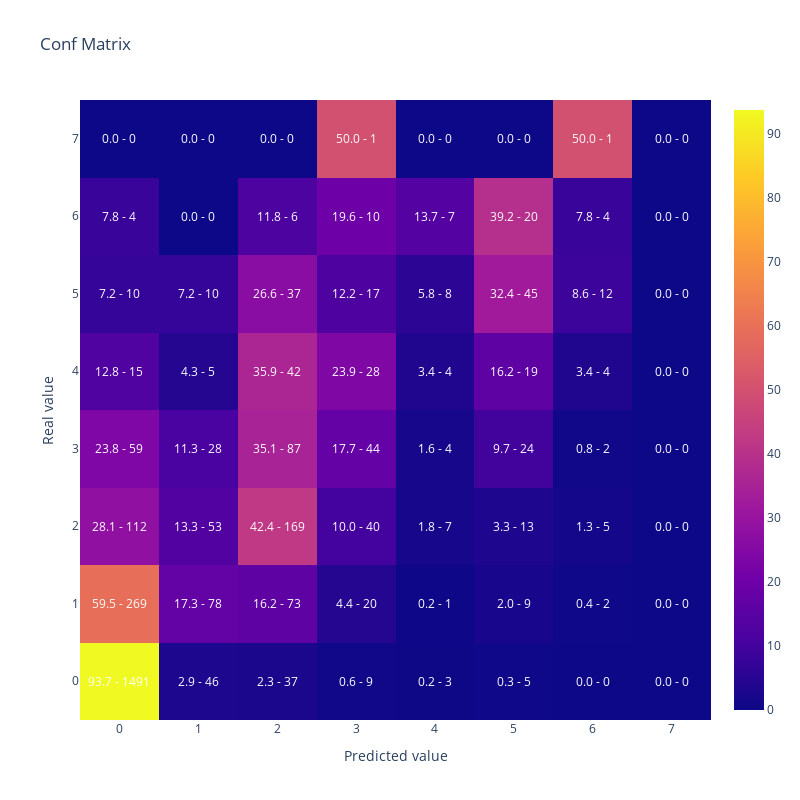

Notebook cell for this chart:
### Code cell
# Evaluar el modelo en el conjunto de prueba
y_pred = lgb_model.predict(X_test).argmax(axis=1)
kappa_score = cohen_kappa_score(y_test, y_pred, weights='quadratic')
accuracy = accuracy_score(y_test, y_pred)
balanced_accuracy = balanced_accuracy_score(y_test, y_pred)

print(f'Kappa: {kappa_score}')
print(f'Accuracy: {accuracy}')
print(f'Balanced Accuracy: {balanced_accuracy}')

# Mostrar la matriz de confusión
display(plot_confusion_matrix(y_test, y_pred))

# Información adicional del modelo
print("Reporte de clasificación:\n", classification_report(y_test, y_pred))
lgb.plot_importance(lgb_model, height=0.5, figsize=(10, 12))
plt.show()

# Tamaño total del dataset de entrenamiento
total_data = X_train.shape[0]
train_data = X_train.shape[0]
percentage_used = (train_data / total_data) * 100

print(f"Total de datos en el dataset de entrenamiento: {total_data}")
print(f"Datos utilizados en el entrenamiento actual: {train_data}")
print(f"Porcentaje de datos utilizados: {percentage_used:.2f}%")

### Figure 1 — Plotly figure (JSON) as saved in the notebook; plotly's stock layout.template omitted (floating-point values rounded to 4 significant figures)
{"data": [{"type": "heatmap", "x": [0, 1, 2, 3, 4, 5, 6, 7], "y": [0, 1, 2, 3, 4, 5, 6, 7], "z": [[93.71, 2.891, 2.326, 0.5657, 0.1886, 0.3143, 0, 0], [59.51, 17.26, 16.15, 4.425, 0.2212, 1.991, 0.4425, 0], [28.07, 13.28, 42.36, 10.03, 1.754, 3.258, 1.253, 0], [23.79, 11.29, 35.08, 17.74, 1.613, 9.677, 0.8065, 0], [12.82, 4.274, 35.9, 23.93, 3.419, 16.24, 3.419, 0], [7.194, 7.194, 26.62, 12.23, 5.755, 32.37, 8.633, 0], [7.843, 0, 11.76, 19.61, 13.73, 39.22, 7.843, 0], [0, 0, 0, 50, 0, 0, 50, 0]]}], "layout": {"annotations": [{"font": {"color": "white"}, "showarrow": false, "text": "93.7 - 1491", "x": 0, "xref": "x", "y": 0, "yref": "y"}, {"font": {"color": "white"}, "showarrow": false, "text": "2.9 - 46", "x": 1, "xref": "x", "y": 0, "yref": "y"}, {"font": {"color": "white"}, "showarrow": false, "text": "2.3 - 37", "x": 2, "xref": "x", "y": 0, "yref": "y"}, {"font": {"color": "white"}, "showarrow": false, "text": "0.6 - 9", "x": 3, "xref": "x", "y": 0, "yref": "y"}, {"font": {"color": "white"}, "showarrow": false, "text": "0.2 - 3", "x": 4, "xref": "x", "y": 0, "yref": "y"}, {"font": {"color": "white"}, "showarrow": false, "text": "0.3 - 5", "x": 5, "xref": "x", "y": 0, "yref": "y"}, {"font": {"color": "white"}, "showarrow": false, "text": "0.0 - 0", "x": 6, "xref": "x", "y": 0, "yref": "y"}, {"font": {"color": "white"}, "showarrow": false, "text": "0.0 - 0", "x": 7, "xref": "x", "y": 0, "yref": "y"}, {"font": {"color": "white"}, "showarrow": false, "text": "59.5 - 269", "x": 0, "xref": "x", "y": 1, "yref": "y"}, {"font": {"color": "white"}, "showarrow": false, "text": "17.3 - 78", "x": 1, "xref": "x", "y": 1, "yref": "y"}, {"font": {"color": "white"}, "showarrow": false, "text": "16.2 - 73", "x": 2, "xref": "x", "y": 1, "yref": "y"}, {"font": {"color": "white"}, "showarrow": false, "text": "4.4 - 20", "x": 3, "xref": "x", "y": 1, "yref": "y"}, {"font": {"color": "white"}, "showarrow": false, "text": "0.2 - 1", "x": 4, "xref": "x", "y": 1, "yref": "y"}, {"font": {"color": "white"}, "showarrow": false, "text": "2.0 - 9", "x": 5, "xref": "x", "y": 1, "yref": "y"}, {"font": {"color": "white"}, "showarrow": false, "text": "0.4 - 2", "x": 6, "xref": "x", "y": 1, "yref": "y"}, {"font": {"color": "white"}, "showarrow": false, "text": "0.0 - 0", "x": 7, "xref": "x", "y": 1, "yref": "y"}, {"font": {"color": "white"}, "showarrow": false, "text": "28.1 - 112", "x": 0, "xref": "x", "y": 2, "yref": "y"}, {"font": {"color": "white"}, "showarrow": false, "text": "13.3 - 53", "x": 1, "xref": "x", "y": 2, "yref": "y"}, {"font": {"color": "white"}, "showarrow": false, "text": "42.4 - 169", "x": 2, "xref": "x", "y": 2, "yref": "y"}, {"font": {"color": "white"}, "showarrow": false, "text": "10.0 - 40", "x": 3, "xref": "x", "y": 2, "yref": "y"}, {"font": {"color": "white"}, "showarrow": false, "text": "1.8 - 7", "x": 4, "xref": "x", "y": 2, "yref": "y"}, {"font": {"color": "white"}, "showarrow": false, "text": "3.3 - 13", "x": 5, "xref": "x", "y": 2, "yref": "y"}, {"font": {"color": "white"}, "showarrow": false, "text": "1.3 - 5", "x": 6, "xref": "x", "y": 2, "yref": "y"}, {"font": {"color": "white"}, "showarrow": false, "text": "0.0 - 0", "x": 7, "xref": "x", "y": 2, "yref": "y"}, {"font": {"color": "white"}, "showarrow": false, "text": "23.8 - 59", "x": 0, "xref": "x", "y": 3, "yref": "y"}, {"font": {"color": "white"}, "showarrow": false, "text": "11.3 - 28", "x": 1, "xref": "x", "y": 3, "yref": "y"}, {"font": {"color": "white"}, "showarrow": false, "text": "35.1 - 87", "x": 2, "xref": "x", "y": 3, "yref": "y"}, {"font": {"color": "white"}, "showarrow": false, "text": "17.7 - 44", "x": 3, "xref": "x", "y": 3, "yref": "y"}, {"font": {"color": "white"}, "showarrow": false, "text": "1.6 - 4", "x": 4, "xref": "x", "y": 3, "yref": "y"}, {"font": {"color": "white"}, "showarrow": false, "text": "9.7 - 24", "x": 5, "xref": "x", "y": 3, "yref": "y"}, {"font": {"color": "white"}, "showarrow": false, "text": "0.8 - 2", "x": 6, "xref": "x", "y": 3, "yref": "y"}, {"font": {"color": "white"}, "showarrow": false, "text": "0.0 - 0", "x": 7, "xref": "x", "y": 3, "yref": "y"}, {"font": {"color": "white"}, "showarrow": false, "text": "12.8 - 15", "x": 0, "xref": "x", "y": 4, "yref": "y"}, {"font": {"color": "white"}, "showarrow": false, "text": "4.3 - 5", "x": 1, "xref": "x", "y": 4, "yref": "y"}, {"font": {"color": "white"}, "showarrow": false, "text": "35.9 - 42", "x": 2, "xref": "x", "y": 4, "yref": "y"}, {"font": {"color": "white"}, "showarrow": false, "text": "23.9 - 28", "x": 3, "xref": "x", "y": 4, "yref": "y"}, {"font": {"color": "white"}, "showarrow": false, "text": "3.4 - 4", "x": 4, "xref": "x", "y": 4, "yref": "y"}, {"font": {"color": "white"}, "showarrow": false, "text": "16.2 - 19", "x": 5, "xref": "x", "y": 4, "yref": "y"}, {"font": {"color": "white"}, "showarrow": false, "text": "3.4 - 4", "x": 6, "xref": "x", "y": 4, "yref": "y"}, {"font": {"color": "white"}, "showarrow": false, "text": "0.0 - 0", "x": 7, "xref": "x", "y": 4, "yref": "y"}, {"font": {"color": "white"}, "showarrow": false, "text": "7.2 - 10", "x": 0, "xref": "x", "y": 5, "yref": "y"}, {"font": {"color": "white"}, "showarrow": false, "text": "7.2 - 10", "x": 1, "xref": "x", "y": 5, "yref": "y"}, {"font": {"color": "white"}, "showarrow": false, "text": "26.6 - 37", "x": 2, "xref": "x", "y": 5, "yref": "y"}, {"font": {"color": "white"}, "showarrow": false, "text": "12.2 - 17", "x": 3, "xref": "x", "y": 5, "yref": "y"}, {"font": {"color": "white"}, "showarrow": false, "text": "5.8 - 8", "x": 4, "xref": "x", "y": 5, "yref": "y"}, {"font": {"color": "white"}, "showarrow": false, "text": "32.4 - 45", "x": 5, "xref": "x", "y": 5, "yref": "y"}, {"font": {"color": "white"}, "showarrow": false, "text": "8.6 - 12", "x": 6, "xref": "x", "y": 5, "yref": "y"}, {"font": {"color": "white"}, "showarrow": false, "text": "0.0 - 0", "x": 7, "xref": "x", "y": 5, "yref": "y"}, {"font": {"color": "white"}, "showarrow": false, "text": "7.8 - 4", "x": 0, "xref": "x", "y": 6, "yref": "y"}, {"font": {"color": "white"}, "showarrow": false, "text": "0.0 - 0", "x": 1, "xref": "x", "y": 6, "yref": "y"}, {"font": {"color": "white"}, "showarrow": false, "text": "11.8 - 6", "x": 2, "xref": "x", "y": 6, "yref": "y"}, {"font": {"color": "white"}, "showarrow": false, "text": "19.6 - 10", "x": 3, "xref": "x", "y": 6, "yref": "y"}, {"font": {"color": "white"}, "showarrow": false, "text": "13.7 - 7", "x": 4, "xref": "x", "y": 6, "yref": "y"}, {"font": {"color": "white"}, "showarrow": false, "text": "39.2 - 20", "x": 5, "xref": "x", "y": 6, "yref": "y"}, {"font": {"color": "white"}, "showarrow": false, "text": "7.8 - 4", "x": 6, "xref": "x", "y": 6, "yref": "y"}, {"font": {"color": "white"}, "showarrow": false, "text": "0.0 - 0", "x": 7, "xref": "x", "y": 6, "yref": "y"}, {"font": {"color": "white"}, "showarrow": false, "text": "0.0 - 0", "x": 0, "xref": "x", "y": 7, "yref": "y"}, {"font": {"color": "white"}, "showarrow": false, "text": "0.0 - 0", "x": 1, "xref": "x", "y": 7, "yref": "y"}, {"font": {"color": "white"}, "showarrow": false, "text": "0.0 - 0", "x": 2, "xref": "x", "y": 7, "yref": "y"}, {"font": {"color": "white"}, "showarrow": false, "text": "50.0 - 1", "x": 3, "xref": "x", "y": 7, "yref": "y"}, {"font": {"color": "white"}, "showarrow": false, "text": "0.0 - 0", "x": 4, "xref": "x", "y": 7, "yref": "y"}, {"font": {"color": "white"}, "showarrow": false, "text": "0.0 - 0", "x": 5, "xref": "x", "y": 7, "yref": "y"}, {"font": {"color": "white"}, "showarrow": false, "text": "50.0 - 1", "x": 6, "xref": "x", "y": 7, "yref": "y"}, {"font": {"color": "white"}, "showarrow": false, "text": "0.0 - 0", "x": 7, "xref": "x", "y": 7, "yref": "y"}], "height": 800, "title": {"text": "Conf Matrix"}, "width": 800, "xaxis": {"title": {"text": "Predicted value"}}, "yaxis": {"title": {"text": "Real value"}}}}
